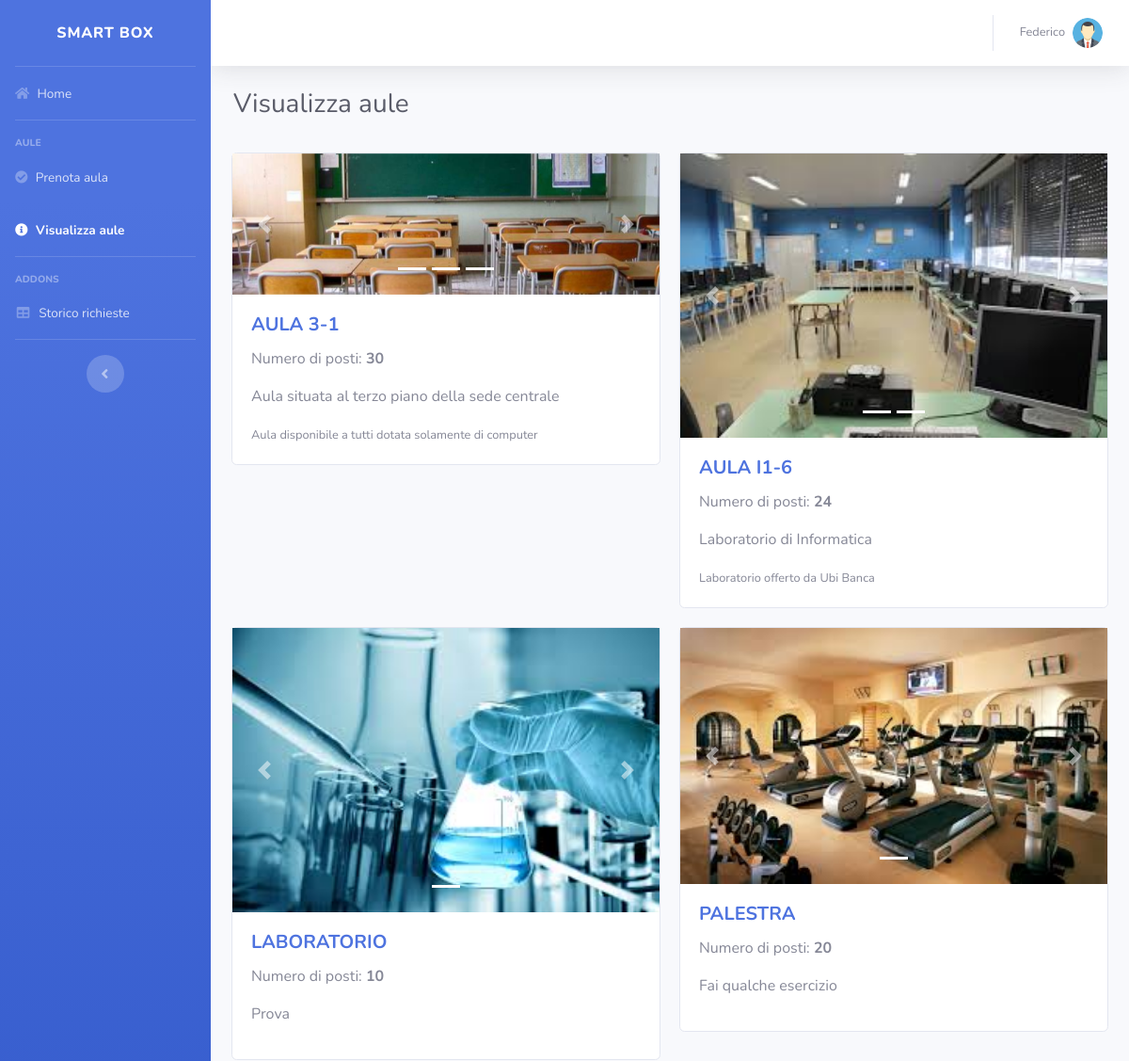
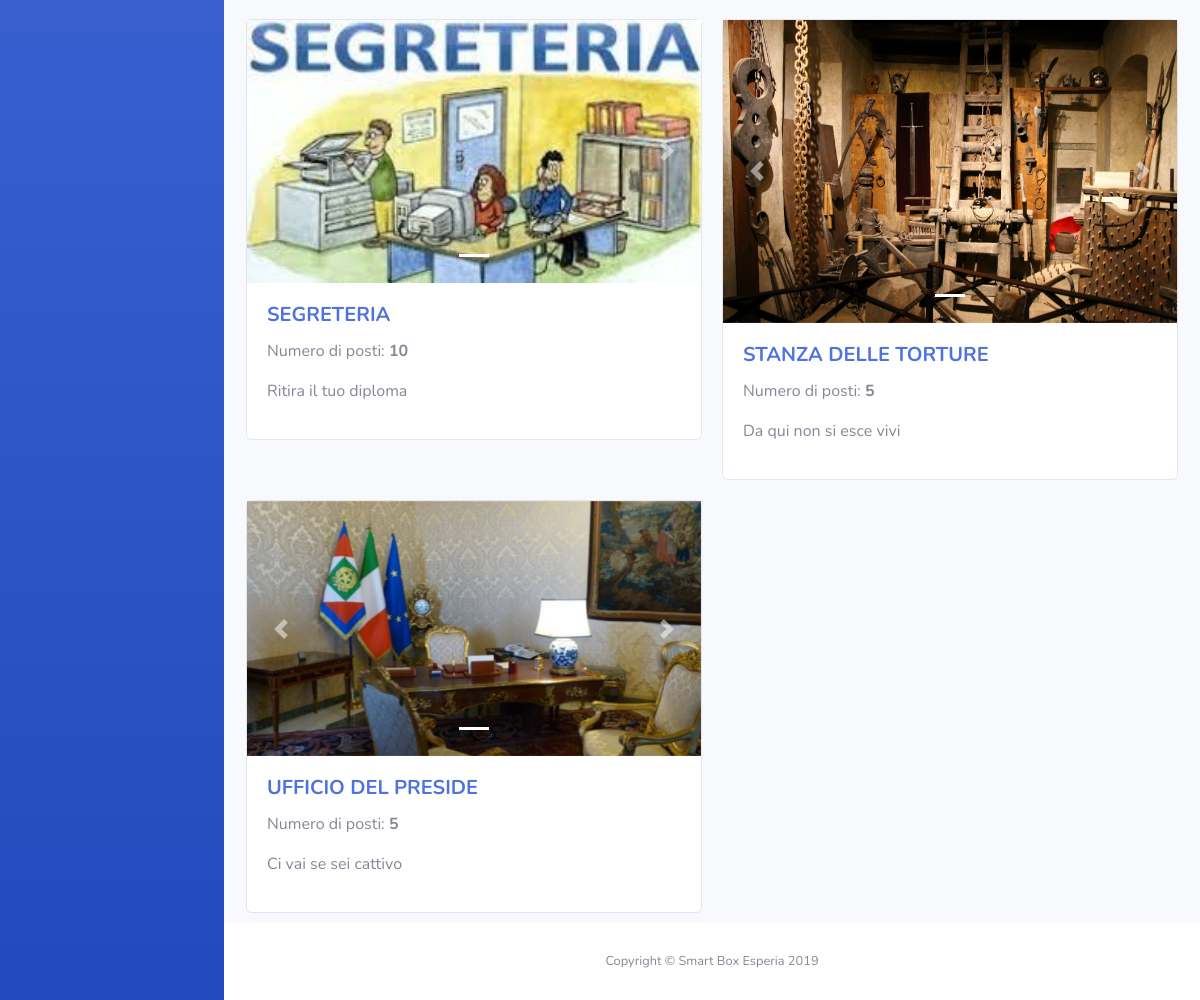
Screenshot of /visualizza-aule/index.php (signed in) with the database file from the repository (2 pictures, top to bottom).
### tables this page shows
CREATE TABLE IF NOT EXISTS `aule` (
  `id` int(11) NOT NULL AUTO_INCREMENT,
  `nome` varchar(50) NOT NULL,
  `studenti` tinyint(1) NOT NULL DEFAULT '1',
  `docenti` tinyint(1) NOT NULL DEFAULT '1',
  `descrizione` text NOT NULL,
  `numeroPosti` int(11) NOT NULL,
  `note` text NOT NULL,
  PRIMARY KEY (`id`)
);

CREATE TABLE IF NOT EXISTS `foto` (
  `id` int(11) NOT NULL AUTO_INCREMENT,
  `pathImmagine` varchar(100) NOT NULL,
  `idAula` int(11) NOT NULL,
  PRIMARY KEY (`id`)
);

### visualizza-aule/index.php (the view, shortened to what this page needs)
<?php
  require '../conn/conn.php';
  if(isset($_SESSION['log'])&&$_SESSION['log']=="CON")
  {
    if(isset($_SESSION['token_accesso']) && $_SESSION['token_accesso']!="")
    {
      $token=$_SESSION['token_accesso'];
      $cognome_spazi=ucwords(strtolower($_SESSION['cognome']));
     }
     else
     {
       $cognome_spazi=ucwords(strtolower($_SESSION['cognome_spazi']));
     }
     $nome=ucwords(strtolower($_SESSION['nome']));
   }
   else
   {
     header("location: ../login/");
     die();
   }
    $sqlquery="SELECT id,nome,descrizione,numeroPosti,note FROM aule ORDER BY nome";
    $result = mysqli_query($conn,$sqlquery);
    function isMobileDevice()
    {
      return preg_match("/(android|avantgo|blackberry|bolt|boost|cricket|docomo|fone|hiptop|mini|mobi|palm|phone|pie|tablet|up\.browser|up\.link|webos|wos)/i", $_SERVER["HTTP_USER_AGENT"]);
    }
?>
<!DOCTYPE html>
<html lang="it">
<head>
  <link href="../vendor/fontawesome-free/css/all.min.css" rel="stylesheet" type="text/css">
  <link href="../css/sb-admin-2.min.css" rel="stylesheet">
</head>
<body id="page-top">
  <div id="wrapper">
    <ul class="navbar-nav bg-gradient-primary sidebar sidebar-dark accordion
      <?
        if(isMobileDevice())
          echo 'toggled'
      ?>
    " id="accordionSidebar">
      <a class="sidebar-brand d-flex align-items-center justify-content-center" href="./">
        <div class="sidebar-brand-text mx-3">Smart Box</div>
      </a>
      <hr class="sidebar-divider my-0">
      <li class="nav-item">
        <a class="nav-link" href="../">
          <i class="fas fa-home"></i>
          <span>Home</span></a>
      </li>
      <hr class="sidebar-divider">
      <div class="sidebar-heading">
        Aule
      </div>
      <li class="nav-item">
        <a class="nav-link" href="../prenota-aula/">
          <i class="fas fa-check-circle"></i>
          <span>Prenota aula</span></a>
      </li>
      <li class="nav-item active">
        <a class="nav-link" href="../visualizza-aule/">
          <i class="fas fa-info-circle"></i>
          <span>Visualizza aule</span></a>
      </li>
      <hr class="sidebar-divider">
      <div class="sidebar-heading">
        Addons
      </div>
      <li class="nav-item">
        <a class="nav-link" href="../storico-richieste/">
          <i class="fas fa-fw fa-table"></i>
          <span>Storico richieste</span></a>
      </li>
      <hr class="sidebar-divider d-none d-md-block">
      <div class="text-center d-none d-md-inline">
        <button class="rounded-circle border-0" id="sidebarToggle"></button>
      </div>
    </ul>
    <div id="content-wrapper" class="d-flex flex-column">
      <div id="content">
        <nav class="navbar navbar-expand navbar-light bg-white topbar mb-4 static-top shadow">
          <ul class="navbar-nav ml-auto">
            <li class="nav-item dropdown no-arrow">
              <a class="nav-link dropdown-toggle" href="#" id="userDropdown" role="button" data-toggle="dropdown" aria-haspopup="true" aria-expanded="false">
                <span class="mr-2 d-none d-lg-inline text-gray-600 small"><?php echo ucwords($nome) . " " . ucwords($cognome_spazi)?></span>
                <img class="img-profile rounded-circle" src="../img/man.png">
              </a>
            </li>
          </ul>
        </nav>
        <div class="container-fluid">
          <div class="d-sm-flex align-items-center justify-content-between mb-4">
            <h1 class="h3 mb-0 text-gray-800">Visualizza aule</h1>
          </div>
          <div class="row">
            <?php
              $conta=0;
              while($riga = $result->fetch_assoc())
              {
                echo "<div class='col-md-6' style='padding:10px;'>
                      <div class='card' style='padding: 0px;'>";
                $idAula=$riga['id'];
                $query="SELECT foto.pathImmagine FROM foto INNER JOIN aule ON foto.idAula=aule.id where aule.id='$idAula';";
                $risultatoImmagini=$conn->query($query);
                if($risultatoImmagini->num_rows!=0)
                {
                  echo "<div id='carouselExampleIndicators$conta' class='card-img-top carousel slide' data-ride='carousel'>
                          <ol class='carousel-indicators'>";
                  for ($i=0; $i < $risultatoImmagini->num_rows; $i++)
                    echo "<li data-target='#carouselExampleIndicators$conta' data-slide-to='$i' class='active'></li>";
                  echo "</ol>
                        <div class='carousel-inner'>";
                  $app=0;
                  while($rigaImmagine = $risultatoImmagini->fetch_assoc())
                  {
                    echo "<div class='carousel-item";
                    if($app==0)
                       echo " active";
                    echo "'>
                            <img src='../img/aule/" . $rigaImmagine['pathImmagine'] . "' class='d-block w-100'>
                          </div>";
                    $app=1;
                  }
                  echo "</div>
                          <a class='carousel-control-prev' href='#carouselExampleIndicators$conta' role='button' data-slide='prev'>
                            <span class='carousel-control-prev-icon' aria-hidden='true'></span>
                            <span class='sr-only'>Previous</span>
                          </a>
                          <a class='carousel-control-next' href='#carouselExampleIndicators$conta' role='button' data-slide='next'>
                            <span class='carousel-control-next-icon' aria-hidden='true'></span>
                            <span class='sr-only'>Next</span>
                          </a>
                        </div>";
                }
                echo  " <div class='card-body'>
                            <h5 class='card-title font-weight-bold text-primary'>" . strtoupper($riga['nome']) . "</h5>
                            <p class='card-text'> Numero di posti: <span class='font-weight-bold'>" . $riga['numeroPosti'] . "</span></p>
                            <p class='card-text'>" . $riga['descrizione'] . "</p>
                            <p class='card-text'><small class='text-muted'>" . $riga['note'] . "</small></p>
                          </div>
                        </div>
                      </div>";
              $conta++;
            }
            ?>
          </div>
        </div>
      </div>
      <footer class="sticky-footer bg-white">
        <div class="container my-auto">
          <div class="copyright text-center my-auto">
            <span>Copyright &copy; Smart Box Esperia 2019</span>
          </div>
        </div>
      </footer>
    </div>
  </div>
</body>
</html>

### rows the page displays
aule: nome "AULA 3-1", numeroPosti "30", descrizione "Aula situata al terzo piano della sede centrale", note "Aula disponibile a tutti dotata solamente di computer"
foto: pathImmagine (picture)
aule: nome "AULA I1-6", numeroPosti "24", descrizione "Laboratorio di Informatica", note "Laboratorio offerto da Ubi Banca"
foto: pathImmagine (picture)
aule: nome "LABORATORIO", numeroPosti "10", descrizione "Prova"
foto: pathImmagine (picture)
aule: nome "PALESTRA", numeroPosti "20", descrizione "Fai qualche esercizio"
foto: pathImmagine (picture)
aule: nome "SEGRETERIA", numeroPosti "10", descrizione "Ritira il tuo diploma"
foto: pathImmagine (picture)
aule: nome "STANZA DELLE TORTURE", numeroPosti "5", descrizione "Da qui non si esce vivi"
foto: pathImmagine (picture)
aule: nome "UFFICIO DEL PRESIDE", numeroPosti "5", descrizione "Ci vai se sei cattivo"
foto: pathImmagine (picture)

### other values shown
$nome "Federico"
